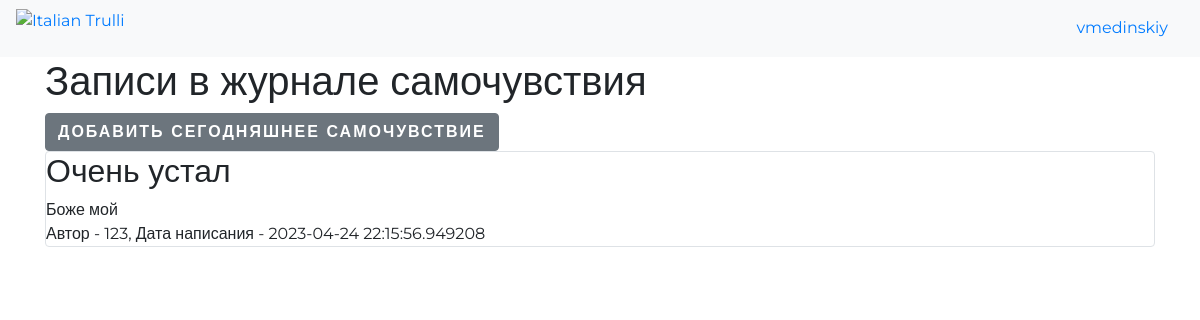
The page / (signed in) on the database its author committed.
### data/users.py (models this page shows, shortened)
class User(SqlAlchemyBase, UserMixin):
    __tablename__ = 'users'
    id = sqlalchemy.Column(sqlalchemy.Integer, primary_key=True, autoincrement=True)
    name = sqlalchemy.Column(sqlalchemy.String, nullable=True)
    about = sqlalchemy.Column(sqlalchemy.String, nullable=True)
    email = sqlalchemy.Column(sqlalchemy.String, index=True, unique=True, nullable=True)
    hashed_password = sqlalchemy.Column(sqlalchemy.String, nullable=True)
    created_date = sqlalchemy.Column(sqlalchemy.DateTime, default=datetime.datetime.now)
    news = orm.relationship("News", back_populates='user')

### data/news.py (models this page shows)
class News(SqlAlchemyBase):
    __tablename__ = 'news'
    id = sqlalchemy.Column(sqlalchemy.Integer, primary_key=True, autoincrement=True)
    title = sqlalchemy.Column(sqlalchemy.String, nullable=True)
    content = sqlalchemy.Column(sqlalchemy.String, nullable=True)
    created_date = sqlalchemy.Column(sqlalchemy.DateTime, default=datetime.datetime.now)
    is_private = sqlalchemy.Column(sqlalchemy.Boolean, default=True)
    user_id = sqlalchemy.Column(sqlalchemy.Integer, sqlalchemy.ForeignKey("users.id"))
    user = orm.relationship('User')
    categories = orm.relationship("Category", secondary="association", backref="news")

### mai1n.py (the view)
@app.route("/")
def index():
    db_sess = db_session.create_session()
    if current_user.is_authenticated:
        news = db_sess.query(News).filter((News.user == current_user) | (News.is_private != True))
    else:
        news = db_sess.query(News).filter(News.is_private != True)
    return render_template("index.html", news=news)

### data/db_session.py (called while the page is built)
def create_session() -> Session:
    global __factory
    return __factory()

### mai1n.py (called while the page is built)
@login_manager.user_loader
def load_user(user_id):
    db_sess = db_session.create_session()
    return db_sess.query(User).get(user_id)

### templates/index.html (shortened to what this page needs)
{% extends "base.html" %}
{% block content %}
    <h1>Записи в журнале самочувствия</h1>
    {% if current_user.is_authenticated %}
        <a href="news" class="btn btn-secondary">Добавить сегодняшнее самочувствие</a>
    {% endif %}
    {% for item in news %}
        <div class="col-md6 border rounded">
            <h2>{{ item.title }}</h2>
            <div>
                {{ item.content }}
            </div>
            <div>
                Автор - {{ item.user.name }}, Дата написания - {{ item.created_date }}
            </div>
        </div>
    {% endfor %}
{% endblock %}

### templates/base.html (shortened to what this page needs)
<!DOCTYPE html>
<html lang="en">
<head>
    <link rel="stylesheet" href="https://stackpath.bootstrapcdn.com/bootstrap/4.4.1/css/bootstrap.min.css"
>
</head>
<body>
<header>
    <nav class="navbar navbar-expand-lg navbar-light bg-light">
        <p><a href="/"><img src="{{ url_for('static', filename='images/logo.png') }}" height="50" alt="Italian Trulli"></p>
        {% if current_user.is_authenticated %}
            <a class="nav-link ml-auto" href="/logout">{{ current_user.name }}</a>
        {% endif %}
    </nav>
</header>
<main role="main" class="container">
    {% block content %}{% endblock %}
</main>
</body>
</html>

### templates/base.html (style rules this page uses)
body { font-family: 'Montserrat', sans-serif; font-size: 16px; line-height: 1.5; }
.navbar-brand, .navbar-nav a, .btn { font-family: 'Montserrat', sans-serif; font-weight: 700; text-transform: uppercase; letter-spacing: 2px; }

### rows shown on the page
User: name "vmedinskiy"
News: title "Очень устал", content "Боже мой", user.name "123", created_date "2023-04-24 22:15:56.949208"
